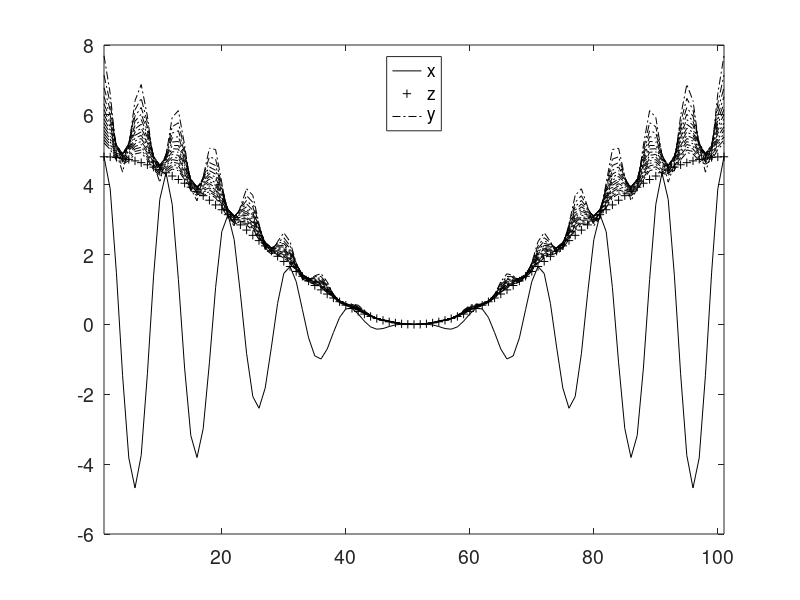
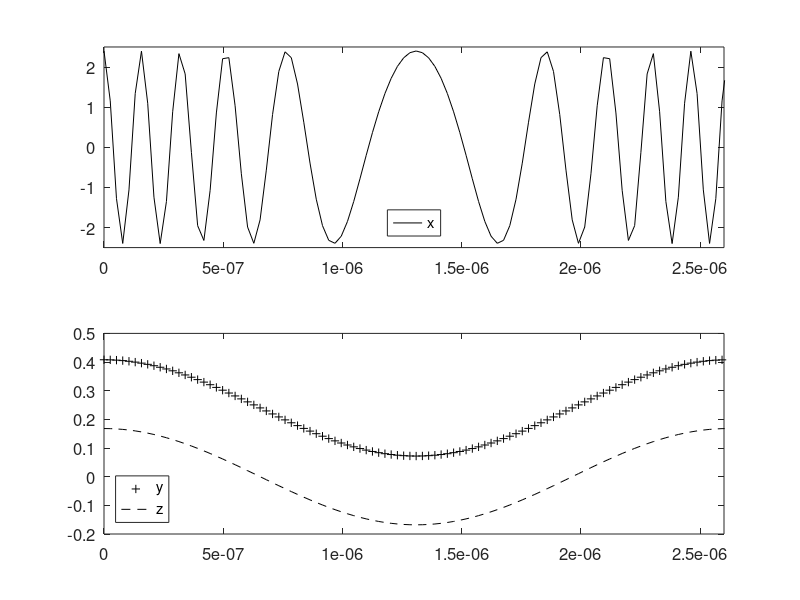

MATLAB code for these plots, in order:
% AM demodulator model parameters
N = 24;
M = 0.1*N;
F = 0.1*N*1e6;
W = N*1e6;
t_min = 0;
t_max = (2*pi)/F;
t_step = ((2*pi)/F)/100;
t = t_min:t_step:t_max;

% output signals
x = (M+M*cos(F*t)).*cos(W*t);
z = M+M*cos(F*t);

% differentiators to determine time dependence of amplitude
dif1 = gradient(x);
dif2 = gradient(gradient(x));
dif3 = gradient(gradient(gradient(x)));

% energy operators
R0 = (dif1.^2 - x.*dif2);
R1 = (dif2.^2 - dif1.*dif3);

% time dependence of amplitude
ampl = 3.5;
height = 1.2;
temp_h = height;
steps = 15;
y = zeros(steps,101);
for k=1:steps
    y(k,:) = (R0./sqrt(R1).*cos(W*t*1.7)/ampl)+z*temp_h;
    ampl = ampl+1.2;
    temp_h = temp_h-((height-1)/steps);
end

% FM demodulator model parameters
K = 10^8;
A = 0.1*N;
m = 7;
W2 = N*1e6;
O = 0.1*N*1e6;
t_min_2 = 0;
t_max_2 = (2*pi)/O;
t_step_2 = ((2*pi)/O)/100;
t2 = t_min_2:t_step_2:t_max_2;

% output signals
x2 = @(t2)A*cos(W2*t2+m*sin(O*t2));
y2 = (W2+m*O*cos(O*t2))/K;

intx2_2=@(t2)(N/10).*((N/1000+0.001)*sin((N-N/10).*t2)+0.02.*sin((N+N/10).*t2)+0.045.*sin(N.*t2));
intx2_3=@(t2)(N/10).*(0.001*cos((N-N/10).*t2)+0.002.*cos(N.*t2)+0.0008.*cos((N+N/10).*t2));

% differentiators to determine time dependence of amplitude
int1_2=integral(x2,t_min_2,t_max_2);
int2_2=integral(intx2_2,t_min_2,t_max_2);
int3_2=integral(intx2_3,t_min_2,t_max_2);

% energy operators
Q2=(int1_2).^2-x2(t2).*int2_2;
G2=(int2_2).^2-int1_2.*int3_2;
R=sqrt(G2./Q2);

% time dependence of amplitude
z2 = @(t2)((R+m.*O.*cos(O.*t2))./K); 

% AM demodulator signals graph
figure('NumberTitle', 'off', 'Name', 'AM demodulator signals');
plot(x, 'k-');
hold on
plot(z, 'k+');
hold on
for k=1:steps
    plot(y(k,:), 'k-.');
    hold on
end
hold off
legend('x','z','y','Location','north')
xlim([1 101])
set(gca,'FontSize',14)

% FM demodulator signals graph
figure('NumberTitle', 'off', 'Name', 'FM demodulator signals');
subplot(2,1,1)     
plot(t2, x2(t2), 'k-')
legend('x', 'Location', 'south')
xlim([0 2.6*1e-6])
ylim([-2.5 2.5])
set(gca,'FontSize',12)

subplot(2,1,2)      
plot(t2, y2, 'k+')
xlim([0 2.6*1e-6])
hold on
plot(t2, real(z2(t2)), 'k--')
legend('y','z', 'Location','southwest')
set(gca,'FontSize',12)
hold off

% x(t), y(t), z(t) arrays output
fprintf('x(t) AM demodulator:\n\n')
disp(x)

fprintf('\n\ny(t) AM demodulator:\n\n')
disp(y(1,:))

fprintf('\n\nz(t) AM demodulator:\n\n')
disp(z)

fprintf('\n\nx(t) FM demodulator:\n\n')
disp(real(x2(t2)))

fprintf('\n\ny(t) FM demodulator:\n\n')
disp(y2)

fprintf('\n\nz(t) FM demodulator:\n\n')
disp(real(z2(t2)))

; 
% output of the obtained values of maximum absolute and root mean square errors of output signal 
fprintf('\n\nMax. abs. error of AM demodulator output signals:')
a = abs(z - y(1,:));
disp(max(a))

fprintf('RMS error of AM demodulator output signals:')
sub = (z-y(1,:)).^2;
sum_sub = sum(sub);
s = sqrt(sum_sub/100);
disp(s)

fprintf('Max. abs. error of FM demodulator output signals:')
a2 = abs(z2(t2) - y2);
disp(max(a2))

fprintf('RMS error of FM demodulator output signals:')
sub2 = real((z2(t2)-y2).^2);
sum_sub2 = sum(sub2);
s2 = sqrt(sum_sub2/100);
disp(s2)

% calculation of the worst sensitivity of the AM demodulator parameter
fprintf('AM demodulator worst sensitivity:')
y_sens =  ((R0./sqrt(R1))*(0.1/N).*cos(W*t*1.7)/3.5)+z*1.2;
sens = abs(y_sens - y(1,:));
worst_sens = max(a)/max(sens);
disp(worst_sens)